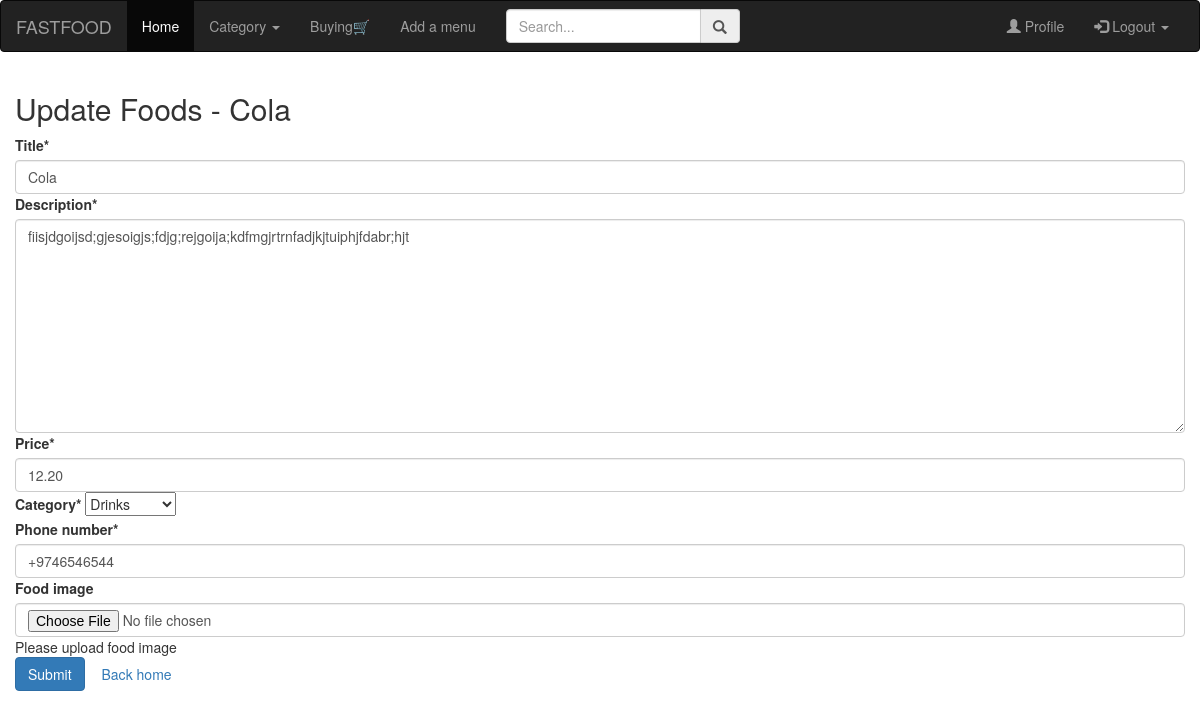
Before: /foods/3/update (signed in) with the older database file.
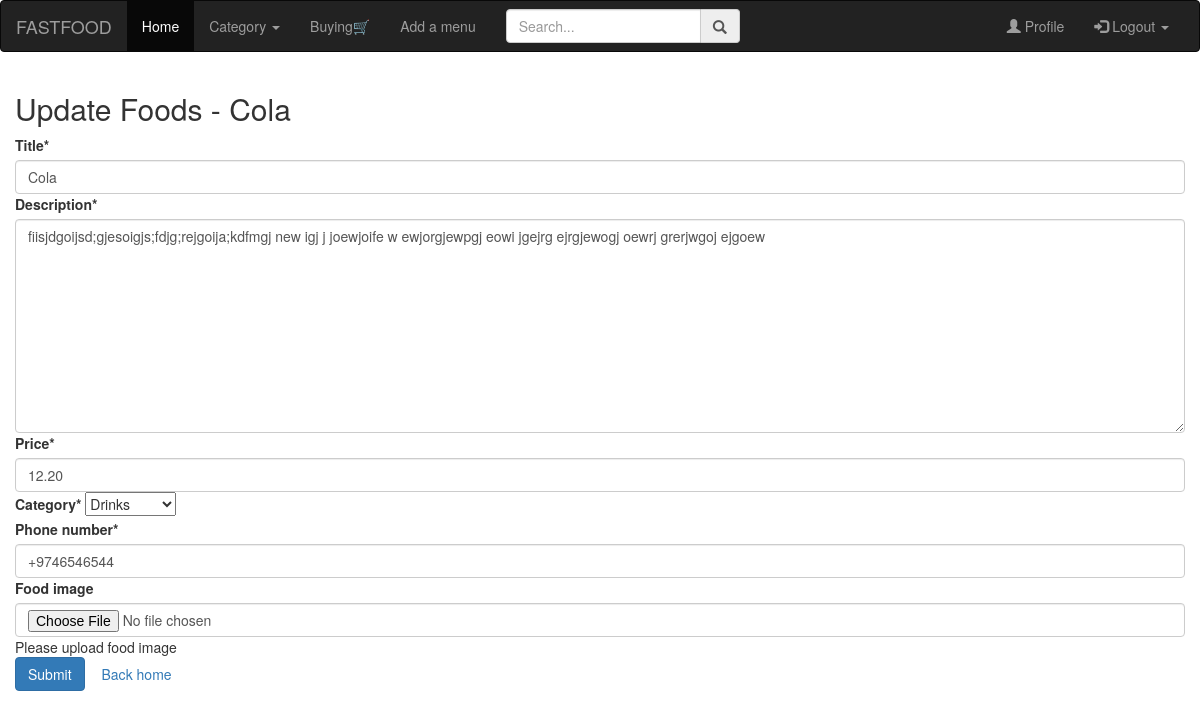
After: the same page with the newer database file.
### foods/models.py (models this page shows, shortened)
class Food(models.Model):
    author = models.ForeignKey(CustomUser, on_delete=models.CASCADE)
    category = models.ForeignKey(Category, on_delete=models.CASCADE)
    title = models.CharField(max_length=150)
    description = models.TextField()
    price = models.DecimalField(max_digits=100000, decimal_places=2)
    phone_number = models.CharField(max_length=17)
    date = models.DateTimeField(auto_now_add=True)
    class Meta:
        ordering = ['-id']

### foods/views.py (the view, shortened to what this page needs)
# urls.py: path('<int:food_id>/update', food_update, name='update'),
@login_required(login_url='login')
def food_update(request, food_id):
    food = get_object_or_404(Food, id= food_id)
    if request.user==food.author:
        if request.method=='GET':
            form = FoodForm(instance=food)
            return render(request, 'update_food.html', {'form':form, 'fd':food})
        else:
            messages.error(request, 'Access danied')
            return redirect('main:index')

### foods/forms.py
class FoodForm(forms.ModelForm):
    image = forms.ImageField(required=False, label="Food image",
                             help_text="Please upload food image")
    class Meta:
        model = Food
        fields = ('title', 'description', 'price', 'category', 'phone_number', 'image')

### foods/models.py (called while the page is built)
    def __str__(self):
        return self.name

### main/views.py (called while the page is built)
def for_all_pages(request):
    categories = Category.objects.all()
    return {"categories":categories}

### templates/update_food.html (shortened to what this page needs)
{% extends "base.html" %}
{% load crispy_forms_tags %}
{% block content %}
<div class="container">
    <div class="row">
    <div class="col-6 mt-5">
        <h2>Update Foods - {{fd.title}}</h2>
        <form method="post" enctype="multipart/form-data">{% csrf_token %}
        {{form|crispy}}
        <button type="submit" class="btn btn-primary" >Submit</button>
        <a class="btn btn-secondary" href="{% url 'main:index' %}">Back home</a>
        </form>
   </div>
    </div>
</div>
{% endblock content %}

### templates/base.html (shortened to what this page needs)
{% load static %}
<!DOCTYPE html>
<html lang="en">
  <head>
  <link rel="stylesheet" href="https://maxcdn.bootstrapcdn.com/bootstrap/3.3.7/css/bootstrap.min.css">
</head>
<body>
<div class="navbar navbar-inverse">
      <div class="container-fluid">
          <div class="row">
              <div class="col-lg-12">
                  <div class="navbar-header">
                      <a href="#" class="navbar-brand">FASTFOOD</a>
                  </div>
                  <div class="navbar-collapse collapse" id="mobile_menu">
                      <ul class="nav navbar-nav">
                          <li class="active"><a href="{% url 'main:index' %}">Home</a></li>
                          <li><a href="#" class="dropdown-toggle" data-toggle="dropdown">Category <span class="caret"></span></a>
                          </li>
                          <li><a href="{% url 'users:buyed' %}">Buying🛒</a></li>
                          <li><a href="{% url 'foods:new' %}">Add a menu</a></li>
                      </ul>
                      <ul class="nav navbar-nav">
                          <li>
                              <form action="" class="navbar-form">
                                  <div class="form-group">
                                      <div class="input-group">
                                          <input type="search" name="search" id="" placeholder="Search..." class="form-control">
                                          <span class="input-group-addon"><span class="glyphicon glyphicon-search"></span></span>
                                      </div>
                                  </div>
                              </form>
                          </li>
                      </ul>
                      <ul class="nav navbar-nav navbar-right">
                          <li><a href="{% url 'users:Profile' username='foousername' %}"><span class="glyphicon glyphicon-user"></span> Profile</a></li>
                          {% if request.user.is_authenticated %}
                          <li><a href="#" class="dropdown-toggle" data-toggle="dropdown"><span class="glyphicon glyphicon-log-in"></span> Logout <span class="caret"></span></a>
                          </li>
                      </ul>
                      {% else %}
                      <li><a href="{% url "login" %}">Login</a></li>
                      <li><a href="{% url "users:signup" %}">Sign Up</a></li>
                      {% endif %}
                  </div>
              </div>
          </div>
      </div>
  </div>
  <main>
    {% block content %}{% endblock content %}
  </main>
</body>
</html>

Changed rows visible on the page:
changed Food "Cola": description "fiisjdgoijsd;gjesoigjs;fdjg;rejgoija;kdfmgjrtrnfadjkjtuiphjfdabr;hjt" → "fiisjdgoijsd;gjesoigjs;fdjg;rejgoija;kdfmgj new igj j joewjoife w ewjorgjewpgj eowi jgejrg ejrgjewogj oewrj grerjwgoj ejgoew"
